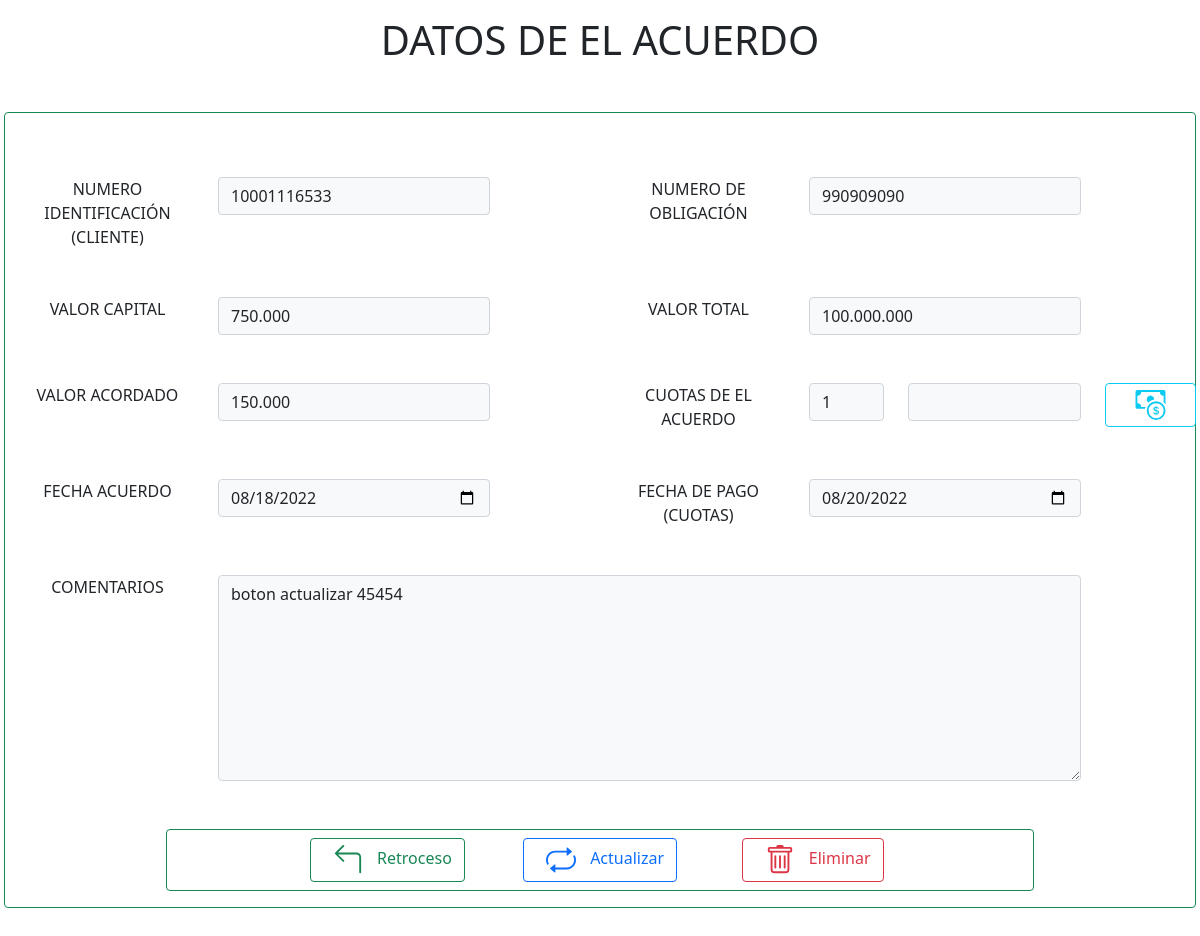
Screenshot of /forms/acuerdo_pago/actions/editar_acuerdo.php?idAcuerdo=21 with the database file from the repository.
### tables this page shows
CREATE TABLE `acuerdos` (
  `idacuerdo` varchar(7) NOT NULL COMMENT 'identifica acuerdo de pago',
  `numobligacion` bigint(20) NOT NULL COMMENT 'numero de obligacion por la cual se realiza acuerdo',
  `idcliente` varchar(11) NOT NULL COMMENT 'id de cliente que realiza el acuerdo',
  `fechaacuerdo` date NOT NULL COMMENT 'fecha en la cual se realiza el acuerdo de pago',
  `fechapago` date NOT NULL COMMENT 'fecha en la cual tendra que pagar',
  `valor` int(11) NOT NULL COMMENT 'valor por el cual se realiza el acuerdo',
  `cuotas` tinyint(2) NOT NULL COMMENT 'numero de cuotas a diferir el pago',
  `tipo` varchar(10) GENERATED ALWAYS AS (if((`cuotas` = 1),'CONTADO','CUOTAS')) VIRTUAL COMMENT 'modalidad, de contado o a cuotas',
  `comentarios` varchar(255) DEFAULT NULL COMMENT 'comentarios de el acuerdo'
);

CREATE TABLE `infclient` (
  `numobligacion` bigint(20) NOT NULL COMMENT 'numero de obligación a pagar de cliente',
  `idcliente` varchar(11) NOT NULL COMMENT 'numero de identificacion de cliente con deuda',
  `nombrecliente` varchar(50) NOT NULL COMMENT 'nombre de el cliente',
  `edad` int(100) NOT NULL COMMENT 'edad de el cliente',
  `ciudadresidencia` varchar(50) DEFAULT NULL COMMENT 'ciudad de donde reside el cliente',
  `numcelular` varchar(10) DEFAULT NULL COMMENT 'numero de celular de cliente',
  `correocliente` varchar(50) DEFAULT NULL COMMENT 'correo de cliente ',
  `saldocapital` int(11) NOT NULL COMMENT 'el 50% de este valor, sera el min a cobrar',
  `saltototal` int(11) NOT NULL COMMENT 'este valor será el mayor a cobrar'
);

### forms/acuerdo_pago/actions/editar_acuerdo.php (the view, shortened to what this page needs)
<?php
    include('../../../conexion/con_database.php');
    $idAcuerdo = $_GET['idAcuerdo'];
    $querySelect = "SELECT * FROM acuerdos WHERE idacuerdo = '" .$idAcuerdo. "'";
    $consulta = mysqli_query($conexion, $querySelect);
    $info_Acuerdo = mysqli_fetch_row($consulta);
    $querySelect = "SELECT * FROM infclient WHERE numobligacion = '" .$info_Acuerdo[1]. "'";
    $consulta = mysqli_query($conexion, $querySelect);
    $info_Cliente = mysqli_fetch_row($consulta);
?>
<head>
    <link href="../../../css/bootstrap.min.css" rel="stylesheet">
</head>
<section class="p-3 row justify-content-center">
    <h1 class=' text-center mb-5'>DATOS DE EL ACUERDO</h1>
    <form class='border border-success rounded w-90 p-3 text-center' method='POST' action="acciones_acuerdos.php" id='frm_acuedos'>
        <div class='row mt-5'>
            <div class='col-md-2 col-form-label-md'>
                <label>NUMERO IDENTIFICACIÓN (CLIENTE)</label>
            </div>
            <div class='col-sm-3'>
                <input  class="form-control bg-light" type="number" value=<?php echo $info_Acuerdo[2]?> name="inidCliente" id ="inidCliente" readonly ></input>
            </div>
            <div class="col-sm-1"></div>
            <div class='col-md-2 col-form-label-md'>
                <label>NUMERO DE OBLIGACIÓN</label>
            </div>
            <div class="col-sm-3">
                <input  class="form-control bg-light" type="number" value=<?php echo $info_Acuerdo[1]?> id="inNobligAcuerdo" name="inNobligAcuerdo" readonly></input>
            </div>
        </div>
        <div class='row mt-5'>
            <div class='col-md-2 col-form-label-md'>
                <label>VALOR CAPITAL</label>
            </div>
            <div class=col-sm-3>
                <input class="form-control bg-light" type="text"  value=<?php echo number_format($info_Cliente[7],0,'','.')?> id="inValCapital" name="inValCapital" readonly></input>
            </div>
            <div class='col-1'></div>
            <div class='col-md-2 col-form-label-md'>
                <label>VALOR TOTAL</label>
            </div>
            <div class=col-sm-3>
                <input class="form-control bg-light" type="text" value=<?php echo number_format($info_Cliente[8],0,'','.')?> id="inValTotal" name="inValTotal" readonly></input>
            </div>
        </div>
        <div class='row mt-5'>
            <div class='col-md-2 col-form-label-md'>
                <label>VALOR ACORDADO</label>
            </div>
            <div class=col-sm-3>
                <input class="form-control bg-light" type="text" value=<?php echo number_format($info_Acuerdo[5],0,'','.')?> id="inValorAcuerdo" name="inValorAcuerdo"></input>
            </div>
            <div class='col-1'></div>
            <div class='col-md-2 col-form-label-md'>
                <label>CUOTAS DE EL ACUERDO</label>
            </div>
            <div class=col-sm-1>
                <input  class="form-control bg-light" type="number" value=<?php echo $info_Acuerdo[6]?> name="inCuotas" id ="inCuotas" readonly></input>
            </div>
            <div class=col-md-2>
                <input  class="form-control bg-light" type="text" name="inTipoAcuerdo" id ="inTipoAcuerdo" readonly></input>
            </div>
            <div class='col-1'>
                <button  class="btn btn-outline-info" type="button" id="btn_cuotas">
                </button>
            </div>
        </div>
        <div class='row mt-5'>
            <div class='col-md-2 col-form-label-md'>
                <label>FECHA ACUERDO</label>
            </div>
            <div class=col-sm-3>
                <input class="form-control bg-light" type="date" value=<?php echo $info_Acuerdo[3] ?> name="inFechAcuerdo" id='inFechAcuerdo'></input>
            </div>
            <div class='col-1'></div>
            <div class='col-md-2 col-form-label-md'>
                <label>FECHA DE PAGO (CUOTAS)</label>
            </div>
            <div class=col-sm-3>
                <input class="form-control bg-light" type="date" value=<?php echo $info_Acuerdo[4] ?> name="inFechPago" id='inFechPago'></input>
            </div>
        </div>
        <div class='row mt-5'>
            <div class='col-md-2'>
                <label>COMENTARIOS</label>
            </div>
            <div class='col-md-9'>
                <textarea
                    class='form-control bg-light'
                    rows='8'
                    id='inComments'
                    name='inComments'><?php echo $info_Acuerdo[8] ?>
                </textarea>
            </div>
        </div>
    <div class='container border border-success rounded p-2 mt-5 w-75'>
        <div class="row">
            <div class="col-12 d-flex justify-content-center text-center">
                <div class="col-3">
                    <button class="btn btn-outline-success" type='button' id='retroceso'>
                        Retroceso
                    </button>
                </div>
                <div class="col-3">
                    <button class="btn btn-outline-primary" type="submit" id='actualizar'>
                        Actualizar
                    </button>
                </div>
                <div class="col-3">
                    <button class="btn btn-outline-danger" type="submit" id='eliminar'>
                        Eliminar
                    </button>
                </div>
            </div>
        </div>
    </div>
</form>
</section>

### rows the page displays
acuerdos: inidCliente "10001116533", inNobligAcuerdo "990909090", inValorAcuerdo "150.000", inCuotas "1", inFechAcuerdo "08/18/2022", inFechPago "08/20/2022", inComments "boton actualizar 45454"
infclient: inValCapital "750.000", inValTotal "100.000.000"
